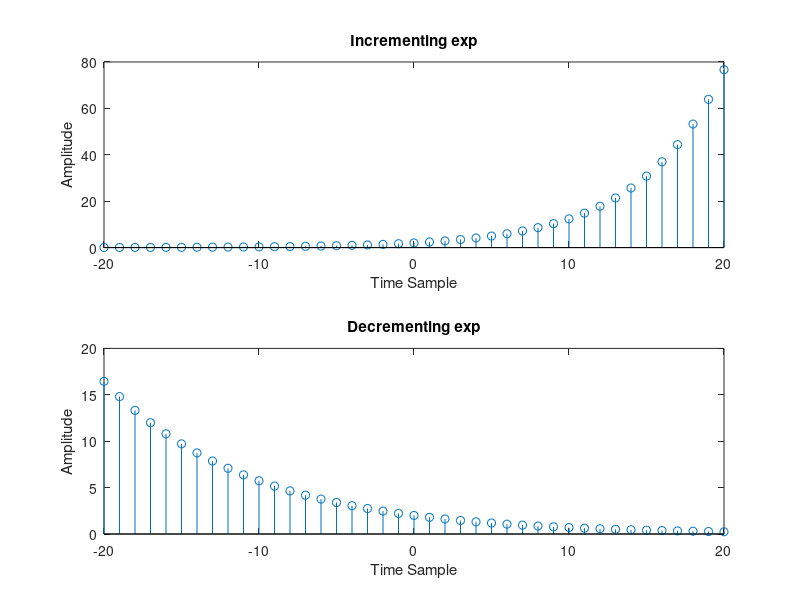

This chart was generated by the following MATLAB code:
n = -20 :20;
A = 2;
a=1.2;
x_n = A*(a.^n);
subplot(2,1,1);
stem(n,x_n);
title('Incrementing exp');
xlabel('Time Sample');
ylabel('Amplitude');

a=0.9
x_n = A*(a.^n);
subplot(2,1,2);
stem(n,x_n);
title('Decrementing exp');
xlabel('Time Sample');
ylabel('Amplitude');